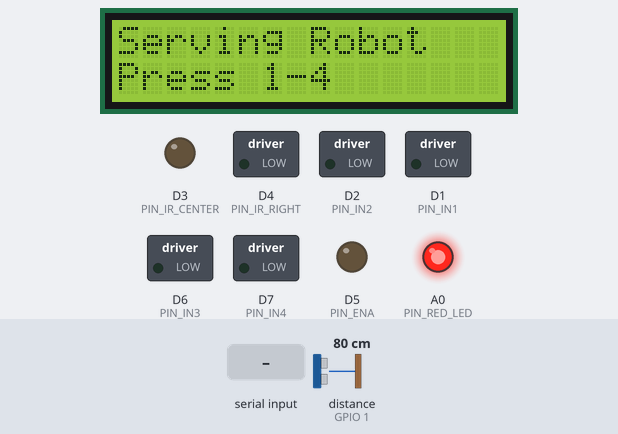
The program below on a simulated ESP8266 (NodeMCU). On the bench: 16×2 character LCD, switched loads named in the program (green lamp = pin HIGH), output pins drawn as LEDs (lit = HIGH). The inputs (shaded band) are chosen by the test bench; at power-on: distance to the obstacle (sensor on GPIO 1) 80 cm. The echo pulse lasts 58.3 µs per cm; pins used as bus, display or sensor lines are not drawn; what the program prints to the serial monitor is not drawn.

Above: at 2.8 s.
2.9 s: "90,45\n" received over Serial
At 4.3 s:
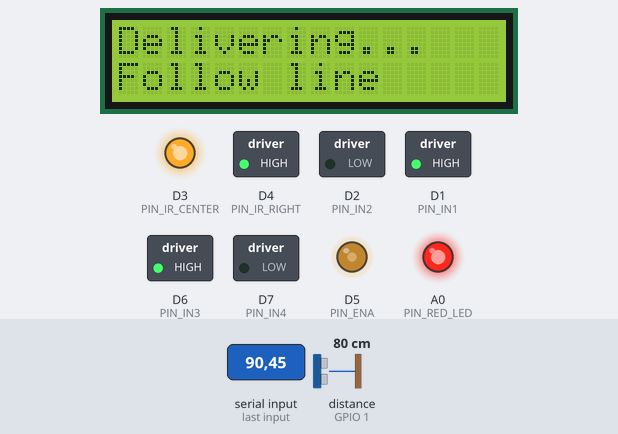
5.2 s: distance to the obstacle (sensor on GPIO 1) set to 29 cm
6.7 s: distance to the obstacle (sensor on GPIO 1) set to 23 cm
At 7.8 s:
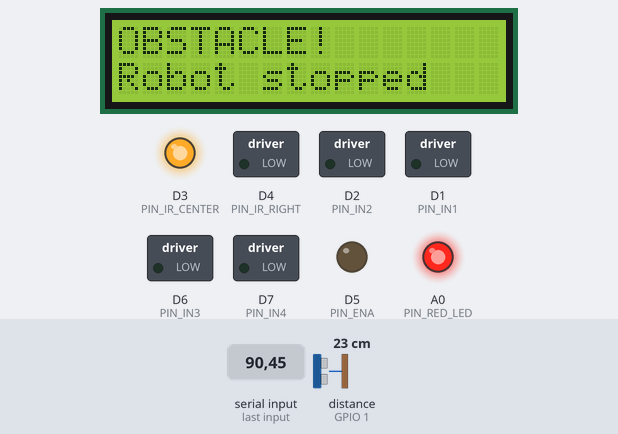
8.2 s: distance to the obstacle (sensor on GPIO 1) set to 35 cm
At 9.8 s:
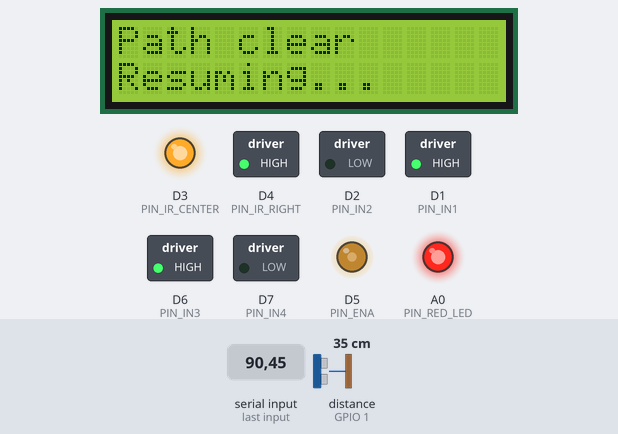
Timing chart, 0 to 11.3 s (numbered marks = the images above; inputs shaded):
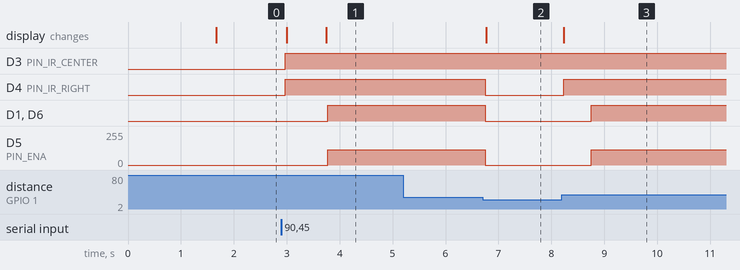

The program:

main.cpp
```cpp
#include <Arduino.h>
#include <Wire.h>
#include <LiquidCrystal_I2C.h>
#include <SPI.h>
#include <MFRC522.h>
#include "config.h"

// ------------------------------------------------------------
// LCD
// ------------------------------------------------------------
LiquidCrystal_I2C lcd(LCD_ADDRESS, LCD_COLS, LCD_ROWS);

// ------------------------------------------------------------
// RFID
// ------------------------------------------------------------
// IMPORTANT:
// SS/RST pins must be adapted to your exact NodeMCU wiring.
// This example keeps them explicit so they are easy to change.
#ifndef RFID_SS
#define RFID_SS D8
#endif

#ifndef RFID_RST
#define RFID_RST D0
#endif

MFRC522 rfid(RFID_SS, RFID_RST);

// ------------------------------------------------------------
// State
// ------------------------------------------------------------
enum RobotState {
  IDLE,
  DELIVERING,
  OBSTACLE_STOP,
  DELIVERED
};

RobotState state = IDLE;
int selectedTable = 0;

// ------------------------------------------------------------
// Motor control
// ------------------------------------------------------------
void setMotor(int leftSpeed, int rightSpeed) {
  leftSpeed = constrain(leftSpeed, -255, 255);
  rightSpeed = constrain(rightSpeed, -255, 255);

  // Left motor
  if (leftSpeed >= 0) {
    digitalWrite(PIN_IN1, HIGH);
    digitalWrite(PIN_IN2, LOW);
  } else {
    digitalWrite(PIN_IN1, LOW);
    digitalWrite(PIN_IN2, HIGH);
  }

  // Right motor
  if (rightSpeed >= 0) {
    digitalWrite(PIN_IN3, HIGH);
    digitalWrite(PIN_IN4, LOW);
  } else {
    digitalWrite(PIN_IN3, LOW);
    digitalWrite(PIN_IN4, HIGH);
  }

  analogWrite(PIN_ENA, abs(leftSpeed));
  analogWrite(PIN_ENB, abs(rightSpeed));
}

void stopMotors() {
  analogWrite(PIN_ENA, 0);
  analogWrite(PIN_ENB, 0);
  digitalWrite(PIN_IN1, LOW);
  digitalWrite(PIN_IN2, LOW);
  digitalWrite(PIN_IN3, LOW);
  digitalWrite(PIN_IN4, LOW);
}

// ------------------------------------------------------------
// LCD helpers
// ------------------------------------------------------------
void lcdMessage(const String &line1, const String &line2 = "") {
  lcd.clear();
  lcd.setCursor(0, 0);
  lcd.print(line1.substring(0, LCD_COLS));
  lcd.setCursor(0, 1);
  lcd.print(line2.substring(0, LCD_COLS));
}

// ------------------------------------------------------------
// Buzzer
// ------------------------------------------------------------
void beep(int durationMs = 120) {
  digitalWrite(PIN_BUZZER, HIGH);
  delay(durationMs);
  digitalWrite(PIN_BUZZER, LOW);
}

// ------------------------------------------------------------
// Ultrasonic
// ------------------------------------------------------------
long readDistanceCm() {
  digitalWrite(PIN_TRIG, LOW);
  delayMicroseconds(2);
  digitalWrite(PIN_TRIG, HIGH);
  delayMicroseconds(10);
  digitalWrite(PIN_TRIG, LOW);

  unsigned long duration = pulseIn(PIN_ECHO, HIGH, 25000UL);
  if (duration == 0) return 999;

  return (long)(duration * 0.0343 / 2.0);
}

// ------------------------------------------------------------
// Line following
//
// Sensor assumption:
// LOW  = dark/line
// HIGH = floor
//
// If your sensor works opposite, invert these conditions.
// ------------------------------------------------------------
void followLine() {
  int left = digitalRead(PIN_IR_LEFT);
  int center = digitalRead(PIN_IR_CENTER);
  int right = digitalRead(PIN_IR_RIGHT);

  if (left == LOW && center == HIGH && right == LOW) {
    // centered
    setMotor(BASE_SPEED, BASE_SPEED);
  } else if (left == LOW && center == LOW && right == HIGH) {
    // line is toward left
    setMotor(TURN_SPEED, BASE_SPEED);
  } else if (left == HIGH && center == LOW && right == LOW) {
    // line is toward right
    setMotor(BASE_SPEED, TURN_SPEED);
  } else if (left == LOW && center == HIGH && right == HIGH) {
    setMotor(TURN_SPEED, BASE_SPEED);
  } else if (left == HIGH && center == HIGH && right == LOW) {
    setMotor(BASE_SPEED, TURN_SPEED);
  } else if (left == HIGH && center == LOW && right == HIGH) {
    setMotor(TURN_SPEED, TURN_SPEED);
  } else {
    // Unknown/off-line state: stop rather than accelerate blindly.
    stopMotors();
  }
}

// ------------------------------------------------------------
// RFID UID helper
// ------------------------------------------------------------
String uidToString(MFRC522::Uid *uid) {
  String result;
  for (byte i = 0; i < uid->size; i++) {
    if (uid->uidByte[i] < 0x10) result += "0";
    result += String(uid->uidByte[i], HEX);
    if (i < uid->size - 1) result += " ";
  }
  result.toUpperCase();
  return result;
}

String tableUID(int table) {
  switch (table) {
    case 1: return TABLE1_UID;
    case 2: return TABLE2_UID;
    case 3: return TABLE3_UID;
    case 4: return TABLE4_UID;
    default: return "";
  }
}

bool isSelectedTableTag() {
  if (!rfid.PICC_IsNewCardPresent()) return false;
  if (!rfid.PICC_ReadCardSerial()) return false;

  String currentUID = uidToString(&rfid.uid);
  String expectedUID = tableUID(selectedTable);

  Serial.print("RFID UID: ");
  Serial.println(currentUID);

  bool match = currentUID == expectedUID;

  rfid.PICC_HaltA();
  rfid.PCD_StopCrypto1();

  return match;
}

// ------------------------------------------------------------
// Keypad input placeholder
// ------------------------------------------------------------
//
// A direct 4x4 keypad consumes 8 GPIOs. On ESP8266, this can
// conflict with the other peripherals. For a physical build,
// connect the keypad through a PCF8574/MCP23017 I/O expander.
//
// Replace readKeypad() with your selected expander implementation.
// The demo below accepts commands from Serial so the firmware can
// still be tested without a keypad.
// ------------------------------------------------------------
char readKeypad() {
  if (Serial.available()) {
    char c = Serial.read();
    if (c >= '1' && c <= '4') return c;
    if (c == 's' || c == 'S') return 'S';
  }
  return 0;
}

// ------------------------------------------------------------
// Order selection
// ------------------------------------------------------------
void checkForOrder() {
  char key = readKeypad();

  if (key >= '1' && key <= '4') {
    selectedTable = key - '0';
    state = DELIVERING;

    digitalWrite(PIN_ORANGE_LED, HIGH);
    digitalWrite(PIN_GREEN_LED, HIGH);

    lcdMessage(
      "Table selected:",
      "Table " + String(selectedTable)
    );

    beep();
    delay(600);
    lcdMessage("Delivering...", "Follow line");
  }
}

// ------------------------------------------------------------
// Obstacle handling
// ------------------------------------------------------------
bool obstacleDetected() {
  return readDistanceCm() <= OBSTACLE_DISTANCE_CM;
}

void handleObstacle() {
  stopMotors();
  digitalWrite(PIN_ORANGE_LED, HIGH);
  digitalWrite(PIN_GREEN_LED, LOW);

  lcdMessage("OBSTACLE!", "Robot stopped");
  beep(250);

  state = OBSTACLE_STOP;
}

void resumeAfterObstacle() {
  if (!obstacleDetected()) {
    lcdMessage("Path clear", "Resuming...");
    digitalWrite(PIN_GREEN_LED, HIGH);
    delay(500);
    state = DELIVERING;
  }
}

// ------------------------------------------------------------
// Delivery
// ------------------------------------------------------------
void deliverAtTable() {
  stopMotors();
  digitalWrite(PIN_GREEN_LED, LOW);
  digitalWrite(PIN_ORANGE_LED, HIGH);

  lcdMessage(
    "Table " + String(selectedTable),
    "DELIVERED"
  );

  beep(150);
  delay(150);
  beep(150);

  Serial.print("Delivered to table ");
  Serial.println(selectedTable);

  selectedTable = 0;
  state = DELIVERED;
}

void resetToIdle() {
  digitalWrite(PIN_ORANGE_LED, LOW);
  digitalWrite(PIN_GREEN_LED, LOW);
  lcdMessage("Serving Robot", "Press 1-4");
  state = IDLE;
}

// ------------------------------------------------------------
// Setup
// ------------------------------------------------------------
void setup() {
  Serial.begin(115200);

  pinMode(PIN_ENA, OUTPUT);
  pinMode(PIN_IN1, OUTPUT);
  pinMode(PIN_IN2, OUTPUT);
  pinMode(PIN_IN3, OUTPUT);
  pinMode(PIN_IN4, OUTPUT);
  pinMode(PIN_ENB, OUTPUT);

  pinMode(PIN_IR_LEFT, INPUT);
  pinMode(PIN_IR_CENTER, INPUT);
  pinMode(PIN_IR_RIGHT, INPUT);

  pinMode(PIN_TRIG, OUTPUT);
  pinMode(PIN_ECHO, INPUT);

  pinMode(PIN_RED_LED, OUTPUT);
  pinMode(PIN_GREEN_LED, OUTPUT);
  pinMode(PIN_ORANGE_LED, OUTPUT);
  pinMode(PIN_BUZZER, OUTPUT);

  stopMotors();

  digitalWrite(PIN_RED_LED, HIGH);
  digitalWrite(PIN_GREEN_LED, LOW);
  digitalWrite(PIN_ORANGE_LED, LOW);
  digitalWrite(PIN_BUZZER, LOW);

  Wire.begin();
  lcd.init();
  lcd.backlight();

  SPI.begin();
  rfid.PCD_Init();

  lcdMessage("Serving Robot", "NodeMCU Ready");
  Serial.println("Serving Robot ready.");
  Serial.println("Test: type 1, 2, 3 or 4 in Serial Monitor.");
  delay(1500);

  resetToIdle();
}

// ------------------------------------------------------------
// Main loop
// ------------------------------------------------------------
void loop() {
  switch (state) {

    case IDLE:
      checkForOrder();
      break;

    case DELIVERING:
      if (obstacleDetected()) {
        handleObstacle();
        break;
      }

      followLine();

      if (isSelectedTableTag()) {
        deliverAtTable();
      }

      break;

    case OBSTACLE_STOP:
      resumeAfterObstacle();
      break;

    case DELIVERED:
      delay(1000);
      resetToIdle();
      break;
  }

  delay(20);
}
```

config.h
```cpp
#pragma once

// ============================================================
// Serving Robot - NodeMCU ESP8266 configuration
// ============================================================

// Motor driver: L298N
#define PIN_ENA D5
#define PIN_IN1 D1
#define PIN_IN2 D2
#define PIN_IN3 D6
#define PIN_IN4 D7
#define PIN_ENB D8

// 3 IR line sensors
#define PIN_IR_LEFT   D0
#define PIN_IR_CENTER D3
#define PIN_IR_RIGHT  D4

// Ultrasonic sensor
#define PIN_TRIG  D9
#define PIN_ECHO D10

// Status indicators
#define PIN_RED_LED    A0
#define PIN_GREEN_LED  D4
#define PIN_ORANGE_LED D3
#define PIN_BUZZER    D8

// I2C LCD
#define LCD_ADDRESS 0x27
#define LCD_COLS 16
#define LCD_ROWS 2

// Motor speeds (0-255)
#define BASE_SPEED 150
#define TURN_SPEED 115
#define MAX_SPEED 200

// Obstacle distance in cm
#define OBSTACLE_DISTANCE_CM 25

// RFID UID examples.
// Replace these with the UID strings printed by your own RFID tags.
#define TABLE1_UID "DE AD BE EF"
#define TABLE2_UID "11 22 33 44"
#define TABLE3_UID "12 34 56 78"
#define TABLE4_UID "AA BB CC DD"

// Keypad example using an external PCF8574-style matrix interface.
// If using the Keypad library directly, update these pins for your
// actual hardware and avoid GPIO boot/flash conflicts.
```

Measured:
- the behaviour switches between 27 and 26 cm on distance to the obstacle (sensor on GPIO 1) (found by bisection; images 1 and 2)
- after the input at 2.9 s, D3 (PIN_IR_CENTER), D4 (PIN_IR_RIGHT): LOW → HIGH after 0.07 s; D1 (PIN_IN1), D6 (PIN_IN3): LOW → HIGH after 0.87 s; D5 (PIN_ENA): 0/255 → 115/255 after 0.87 s; the display: first changes after 0.10 s (image 1 shows a later state)
- after the input at 5.2 s, every drawn part: stays the same
- after the input at 6.7 s, D4 (PIN_IR_RIGHT), D1 (PIN_IN1), D6 (PIN_IN3): HIGH → LOW after 0.05 s; D5 (PIN_ENA): 115/255 → 0/255 after 0.05 s; the display: changes after 0.07 s (image 2)
- after the input at 8.2 s, D4 (PIN_IR_RIGHT): LOW → HIGH at once; D1 (PIN_IN1), D6 (PIN_IN3): LOW → HIGH after 0.55 s; D5 (PIN_ENA): 0/255 → 115/255 after 0.55 s; the display: changes at once (image 3)
